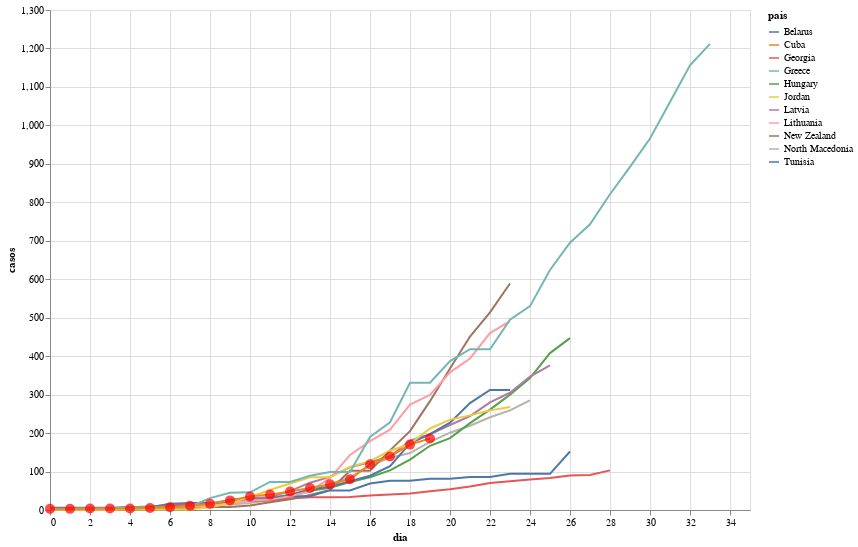

Notebook code for this chart:
### Code cell
import altair as alt

df = []

for country, (_, data) in most_similar_curves:
    for i, x in enumerate(data):
        df.append(dict(pais=country, dia=i, casos=x))
    
for i, x in enumerate(ts_cuba):
    df.append(dict(pais='Cuba', dia=i, casos=x))
    
df = pd.DataFrame(df)

alt.Chart(df).mark_line().encode(
    x='dia',
    y='casos',
    color='pais'
) + alt.Chart(df[df['pais'] == 'Cuba']).mark_circle(size=100, fill='red').encode (
    x='dia',
    y='casos',
).properties(
    width=700,
    height=500
)

### Figure 1 — Vega-Lite specification as saved in the notebook (floating-point values rounded to 4 significant figures; data arrays with more than 128 entries replaced by an {"elided": "..."} marker saying what was removed)
{"config": {"view": {"continuousWidth": 400, "continuousHeight": 300}}, "layer": [{"data": {"name": "data-4d7a5967334f5167e3e982237a3c27e3"}, "mark": "line", "encoding": {"color": {"type": "nominal", "field": "pais"}, "x": {"type": "quantitative", "field": "dia"}, "y": {"type": "quantitative", "field": "casos"}}}, {"data": {"name": "data-e9b0bc7f9648f5503914ffaa5e022953"}, "mark": {"type": "circle", "fill": "red", "size": 100}, "encoding": {"x": {"type": "quantitative", "field": "dia"}, "y": {"type": "quantitative", "field": "casos"}}, "height": 500, "width": 700}], "$schema": "https://vega.github.io/schema/vega-lite/v4.0.2.json", "datasets": {"data-4d7a5967334f5167e3e982237a3c27e3": {"elided": "284 records"}, "data-e9b0bc7f9648f5503914ffaa5e022953": [{"pais": "Cuba", "dia": 0, "casos": 3}, {"pais": "Cuba", "dia": 1, "casos": 3}, {"pais": "Cuba", "dia": 2, "casos": 4}, {"pais": "Cuba", "dia": 3, "casos": 4}, {"pais": "Cuba", "dia": 4, "casos": 4}, {"pais": "Cuba", "dia": 5, "casos": 5}, {"pais": "Cuba", "dia": 6, "casos": 7}, {"pais": "Cuba", "dia": 7, "casos": 11}, {"pais": "Cuba", "dia": 8, "casos": 16}, {"pais": "Cuba", "dia": 9, "casos": 25}, {"pais": "Cuba", "dia": 10, "casos": 35}, {"pais": "Cuba", "dia": 11, "casos": 40}, {"pais": "Cuba", "dia": 12, "casos": 48}, {"pais": "Cuba", "dia": 13, "casos": 57}, {"pais": "Cuba", "dia": 14, "casos": 67}, {"pais": "Cuba", "dia": 15, "casos": 80}, {"pais": "Cuba", "dia": 16, "casos": 119}, {"pais": "Cuba", "dia": 17, "casos": 139}, {"pais": "Cuba", "dia": 18, "casos": 170}, {"pais": "Cuba", "dia": 19, "casos": 186}]}}
